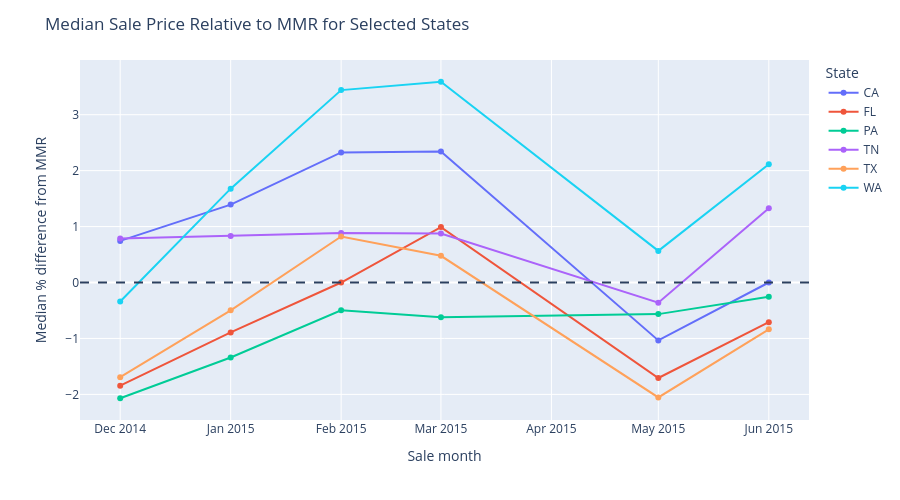

Here is the notebook cell this chart was saved with:
### Markdown cell above
**What does Figure 1 show? Describe a pattern and record at least one value with its place, time, and units or count.**

Your answer: The choropleth shows that most state-month cells are close to zero, with pale colors across much of the map. The largest positive median is Washington in March 2015, at 3.59% above MMR with 494 sales, followed by Washington in February 2015 at 3.44% with 2,302 sales and Nevada in March 2015 at 2.90% with 785 sales. The largest negative median is Massachusetts in December 2014, at 16.20% below MMR with 423 sales, followed by New York in December 2014 at 13.85% below with 1,076 sales and Hawaii in December 2014 at 12.05% below with 107 sales. The map also shows that some states are uncolored in some months, either because they have no records or because they have fewer than 30 sales. The animation makes the December 2014 cluster of large negative values in the Northeast and Hawaii visible, and it shows that the positive values are concentrated in a few western and southeastern states in early 2015.

### Code cell
# Create Figure 2 using a different chart type to answer the same research question.
# Label any aggregation or transformation.
selected_states = ["ca", "fl", "tx", "pa", "tn", "wa"]
line_df = monthly_state_df[monthly_state_df["state"].isin(selected_states)].copy()
line_df["state"] = line_df["state"].str.upper()
line_df["month_start"] = pd.to_datetime(line_df["month"] + "-01")
line_df = line_df.sort_values(["state", "month_start"])

fig = px.line(
    line_df,
    x="month_start",
    y="median_pct_diff",
    color="state",
    markers=True,
    labels={"month_start": "Sale month",
            "median_pct_diff": "Median % difference from MMR",
            "state": "State"}
)
fig.update_layout(title="Median Sale Price Relative to MMR for Selected States", height=500)
fig.add_hline(y=0, line_dash="dash")
fig.update_xaxes(dtick="M1", tickformat="%b %Y")
fig.show()

line_df.pivot(index="month", columns="state", values="median_pct_diff").round(2)

### Figure 1 — Plotly figure (JSON) as saved in the notebook; plotly's stock layout.template omitted (floating-point values rounded to 4 significant figures)
{"data": [{"hovertemplate": "State=CA<br>Sale month=%{x}<br>Median % difference from MMR=%{y}<extra></extra>", "legendgroup": "CA", "line": {"color": "#636efa", "dash": "solid"}, "marker": {"symbol": "circle"}, "mode": "lines+markers", "name": "CA", "orientation": "v", "showlegend": true, "type": "scatter", "x": ["2014-12-01T00:00:00.000000000", "2015-01-01T00:00:00.000000000", "2015-02-01T00:00:00.000000000", "2015-03-01T00:00:00.000000000", "2015-05-01T00:00:00.000000000", "2015-06-01T00:00:00.000000000"], "xaxis": "x", "y": [0.7435, 1.393, 2.326, 2.343, -1.035, 0.0], "yaxis": "y"}, {"hovertemplate": "State=FL<br>Sale month=%{x}<br>Median % difference from MMR=%{y}<extra></extra>", "legendgroup": "FL", "line": {"color": "#EF553B", "dash": "solid"}, "marker": {"symbol": "circle"}, "mode": "lines+markers", "name": "FL", "orientation": "v", "showlegend": true, "type": "scatter", "x": ["2014-12-01T00:00:00.000000000", "2015-01-01T00:00:00.000000000", "2015-02-01T00:00:00.000000000", "2015-03-01T00:00:00.000000000", "2015-05-01T00:00:00.000000000", "2015-06-01T00:00:00.000000000"], "xaxis": "x", "y": [-1.843, -0.8929, 0.0, 0.9901, -1.706, -0.7092], "yaxis": "y"}, {"hovertemplate": "State=PA<br>Sale month=%{x}<br>Median % difference from MMR=%{y}<extra></extra>", "legendgroup": "PA", "line": {"color": "#00cc96", "dash": "solid"}, "marker": {"symbol": "circle"}, "mode": "lines+markers", "name": "PA", "orientation": "v", "showlegend": true, "type": "scatter", "x": ["2014-12-01T00:00:00.000000000", "2015-01-01T00:00:00.000000000", "2015-02-01T00:00:00.000000000", "2015-03-01T00:00:00.000000000", "2015-05-01T00:00:00.000000000", "2015-06-01T00:00:00.000000000"], "xaxis": "x", "y": [-2.069, -1.34, -0.4975, -0.6211, -0.565, -0.2558], "yaxis": "y"}, {"hovertemplate": "State=TN<br>Sale month=%{x}<br>Median % difference from MMR=%{y}<extra></extra>", "legendgroup": "TN", "line": {"color": "#ab63fa", "dash": "solid"}, "marker": {"symbol": "circle"}, "mode": "lines+markers", "name": "TN", "orientation": "v", "showlegend": true, "type": "scatter", "x": ["2014-12-01T00:00:00.000000000", "2015-01-01T00:00:00.000000000", "2015-02-01T00:00:00.000000000", "2015-03-01T00:00:00.000000000", "2015-05-01T00:00:00.000000000", "2015-06-01T00:00:00.000000000"], "xaxis": "x", "y": [0.7874, 0.831, 0.885, 0.8772, -0.361, 1.327], "yaxis": "y"}, {"hovertemplate": "State=TX<br>Sale month=%{x}<br>Median % difference from MMR=%{y}<extra></extra>", "legendgroup": "TX", "line": {"color": "#FFA15A", "dash": "solid"}, "marker": {"symbol": "circle"}, "mode": "lines+markers", "name": "TX", "orientation": "v", "showlegend": true, "type": "scatter", "x": ["2014-12-01T00:00:00.000000000", "2015-01-01T00:00:00.000000000", "2015-02-01T00:00:00.000000000", "2015-03-01T00:00:00.000000000", "2015-05-01T00:00:00.000000000", "2015-06-01T00:00:00.000000000"], "xaxis": "x", "y": [-1.693, -0.4975, 0.8219, 0.4773, -2.055, -0.8362], "yaxis": "y"}, {"hovertemplate": "State=WA<br>Sale month=%{x}<br>Median % difference from MMR=%{y}<extra></extra>", "legendgroup": "WA", "line": {"color": "#19d3f3", "dash": "solid"}, "marker": {"symbol": "circle"}, "mode": "lines+markers", "name": "WA", "orientation": "v", "showlegend": true, "type": "scatter", "x": ["2014-12-01T00:00:00.000000000", "2015-01-01T00:00:00.000000000", "2015-02-01T00:00:00.000000000", "2015-03-01T00:00:00.000000000", "2015-05-01T00:00:00.000000000", "2015-06-01T00:00:00.000000000"], "xaxis": "x", "y": [-0.3382, 1.678, 3.439, 3.589, 0.565, 2.113], "yaxis": "y"}], "layout": {"height": 500, "legend": {"title": {"text": "State"}, "tracegroupgap": 0}, "margin": {"t": 60}, "shapes": [{"line": {"dash": "dash"}, "type": "line", "x0": 0, "x1": 1, "xref": "x domain", "y0": 0, "y1": 0, "yref": "y"}], "title": {"text": "Median Sale Price Relative to MMR for Selected States"}, "xaxis": {"anchor": "y", "domain": [0, 1], "dtick": "M1", "tickformat": "%b %Y", "title": {"text": "Sale month"}}, "yaxis": {"anchor": "x", "domain": [0, 1], "title": {"text": "Median % difference from MMR"}}}}
